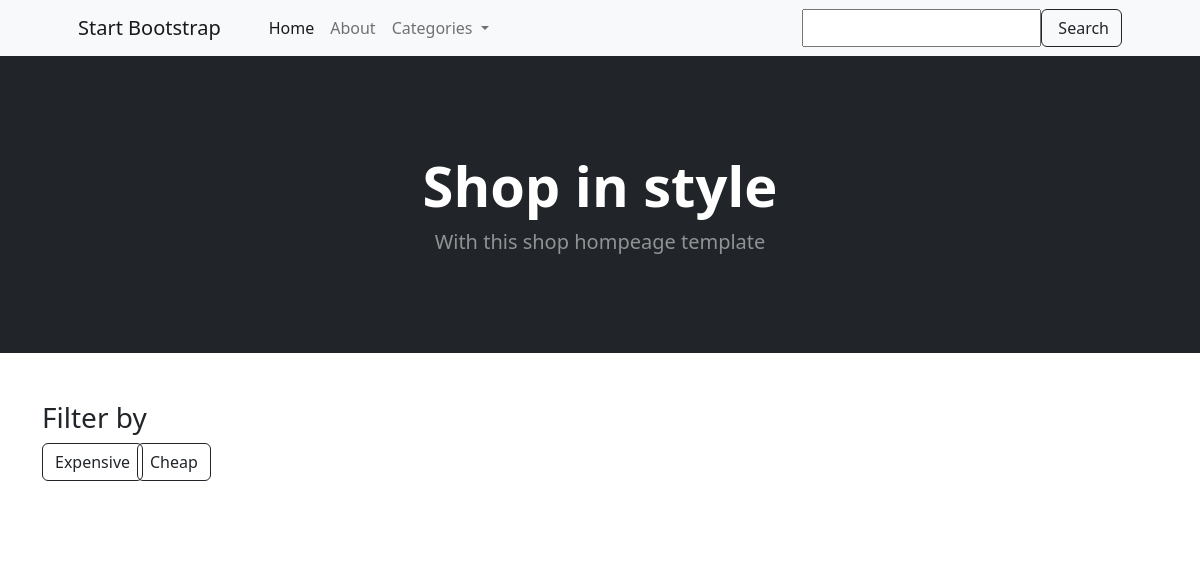
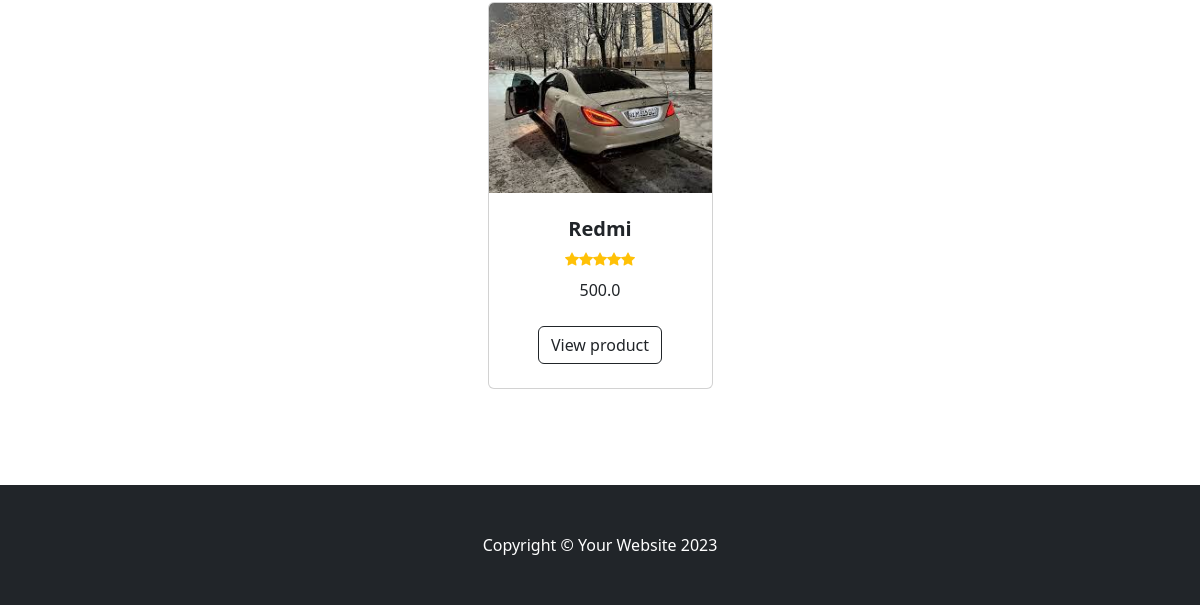
Page /shop/ on the earlier database version (2 pictures, top to bottom).
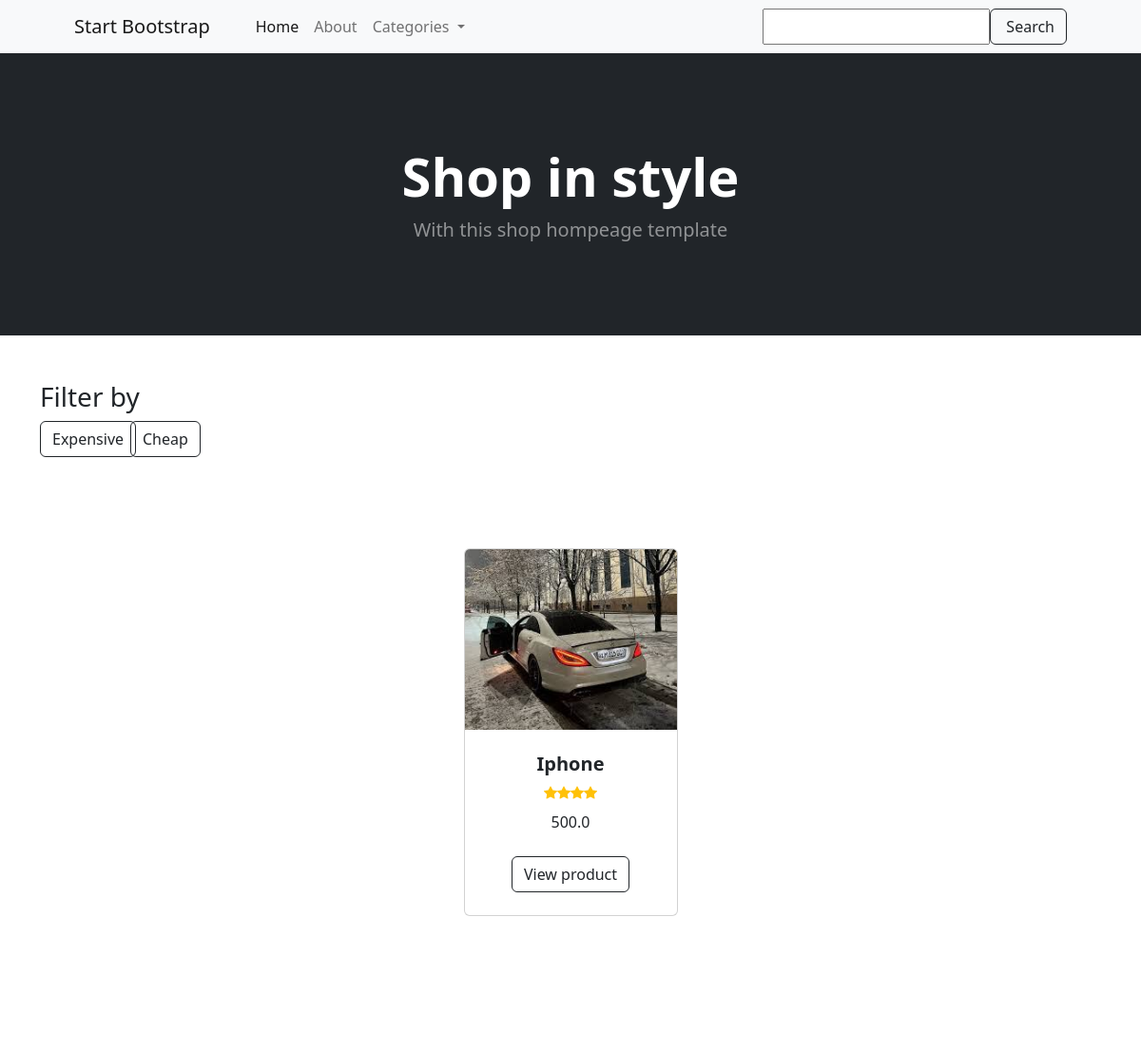
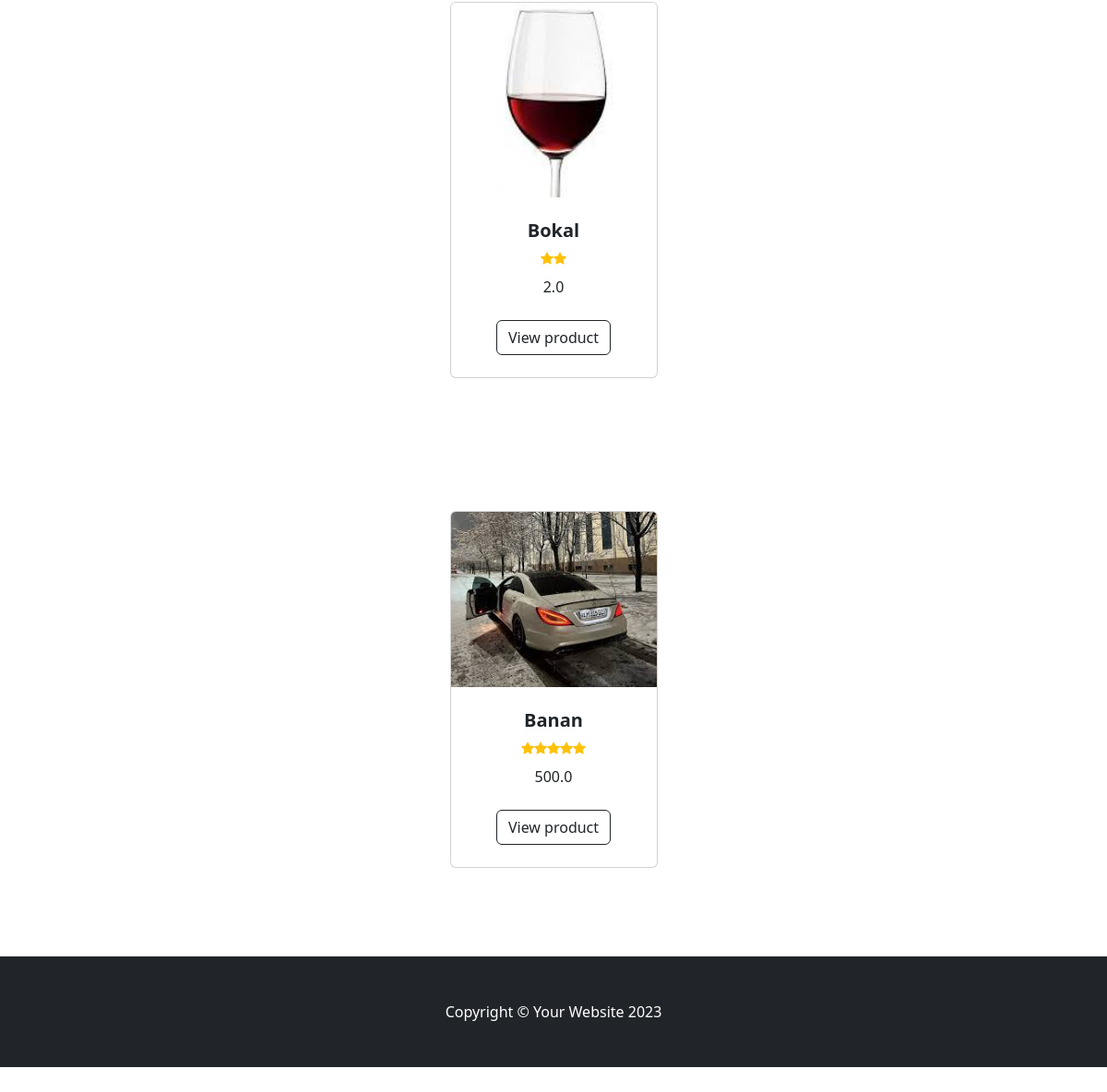
Same page on the later database version (2 pictures, top to bottom).
### shop/models.py (models this page shows, shortened)
class Product(models.Model):
    class RatingChoices(models.IntegerChoices):
        zero = 0
        one = 1
        two = 2
        three = 3
        four = 4
        five = 5
    name = models.CharField(max_length=100)
    description = models.TextField(null=True, blank=True)
    price = models.FloatField()
    discount = models.IntegerField(null=True, blank=True)
    rating = models.IntegerField(choices=RatingChoices.choices, default=RatingChoices.zero.value)
    quantity = models.IntegerField(default=1)
    image = models.ImageField(upload_to='images/')
    category = models.ForeignKey('Category', on_delete=models.CASCADE, related_name='products')
    default_category = models.ForeignKey('Category', on_delete=models.CASCADE, related_name='default_products',
                                         default=1)

### shop/views.py (the view)
# urls.py: path('', product_list, name='products'),
def product_list(request):
    products = Product.objects.all()
    categories = Category.objects.all()
    context = {
        'products': products
    }
    return render(request, 'shop/home.html', context, )

### shop/templates/shop/home.html (shortened to what this page needs)
{% extends 'base.html' %}
{% load static %}
    {% block content %}
        <nav class="navbar navbar-expand-lg navbar-light bg-light">
            <div class="container px-4 px-lg-5">
                <a class="navbar-brand" href="#!">Start Bootstrap</a>
                <div class="collapse navbar-collapse" id="navbarSupportedContent">
                    <ul class="navbar-nav me-auto mb-2 mb-lg-0 ms-lg-4">
                        <li class="nav-item"><a class="nav-link active" aria-current="page" href="!#">Home</a></li>
                        <li class="nav-item"><a class="nav-link" href="https:/t.me/sobirov_xp">About</a></li>
                        <li class="nav-item dropdown">
                        <a class="nav-link dropdown-toggle" href="#" id="navbarDropdown" role="button" data-bs-toggle="dropdown" aria-expanded="false">
                            Categories
                        </a>
                        </li>
                    </ul>
                    <form class="d-flex" method="post" action="{% url 'search' %}">
                        <input type="text" class="form-contro">
                        <button class="btn btn-outline-dark" type="submit">
                            Search
                        </button>
                    </form>
                </div>
            </div>
        </nav>
        <header class="bg-dark py-5">
            <div class="container px-4 px-lg-5 my-5">
                <div class="text-center text-white">
                    <h1 class="display-4 fw-bolder">Shop in style</h1>
                    <p class="lead fw-normal text-white-50 mb-0">With this shop hompeage template</p>
                </div>
            </div>
        </header>
        <div class="container mt-5">
            <div class="text-left">
                <h3>Filter by</h3>
            </div>
            <div class="row">
                <div class="col-1">
                    <a class="btn btn-outline-dark mt-auto" href="#"> Expensive </a>
                </div>
                <div class="col-1">
                    <a class="btn btn-outline-dark mt-auto" href="#"> Cheap </a>
                </div>
            </div>
        </div>
        {% for product in products %}
            <section class="py-5">
            <div class="container px-4 px-lg-5 mt-5">
                <div class="row gx-4 gx-lg-5 row-cols-2 row-cols-md-3 row-cols-xl-4 justify-content-center">
                    <div class="col mb-5">
                        <div class="card h-100">
                            <img class="card-img-top" src="{{ product.image.url }}" alt="..." />
                            <div class="card-body p-4">
                                <div class="text-center">
                                    <h5 class="fw-bolder">{{ product.name }}</h5>
                                    <div class="d-flex justify-content-center small text-warning mb-2">
                                        {% if product.rating == 1 %}
                                            <div class="bi-star-fill"></div>
                                        {% elif product.rating == 2 %}
                                            <div class="bi-star-fill"></div>
                                            <div class="bi-star-fill"></div>
                                        {% elif product.rating == 3 %}
                                            <div class="bi-star-fill"></div>
                                            <div class="bi-star-fill"></div>
                                            <div class="bi-star-fill"></div>
                                        {% elif product.rating == 4 %}
                                            <div class="bi-star-fill"></div>
                                            <div class="bi-star-fill"></div>
                                            <div class="bi-star-fill"></div>
                                            <div class="bi-star-fill"></div>
                                        {% elif product.rating == 5 %}
                                            <div class="bi-star-fill"></div>
                                            <div class="bi-star-fill"></div>
                                            <div class="bi-star-fill"></div>
                                            <div class="bi-star-fill"></div>
                                            <div class="bi-star-fill"></div>
                                        {% endif %}
                                    </div>
                                    {{ product.price }}
                                </div>
                            </div>
                            <div class="card-footer p-4 pt-0 border-top-0 bg-transparent">
                                <div class="text-center"><a class="btn btn-outline-dark mt-auto" href="{% url 'detail' product.id %}">View product</a></div>
                            </div>
                        </div>
                    </div>
                </div>
            </div>
        {% endfor %}
        </section>
    {% endblock %}

### shop/templates/base.html (shortened to what this page needs)
{% load static %}
<!DOCTYPE html>
<html lang="en">
<head>
    <link href="https://cdn.jsdelivr.net/npm/bootstrap-icons@1.5.0/font/bootstrap-icons.css" rel="stylesheet"/>
    <link href="{% static 'shop/css/styles.css' %}" rel="stylesheet"/>
</head>
<body>
{% block content %}
{% endblock %}
<footer class="py-5 bg-dark">
    <div class="container"><p class="m-0 text-center text-white">Copyright &copy; Your Website 2023</p></div>
</footer>
</body>
</html>

Differences in the rows shown:
removed Product: image (picture), name "Redmi", rating 5 (drawn), price "500.0"
added Product: image (picture), name "Iphone", rating 4 (drawn), price "500.0"
added Product: image (picture), name "Bokal", rating 2 (drawn), price "2.0"
added Product: image (picture), name "Banan", rating 5 (drawn), price "500.0"
